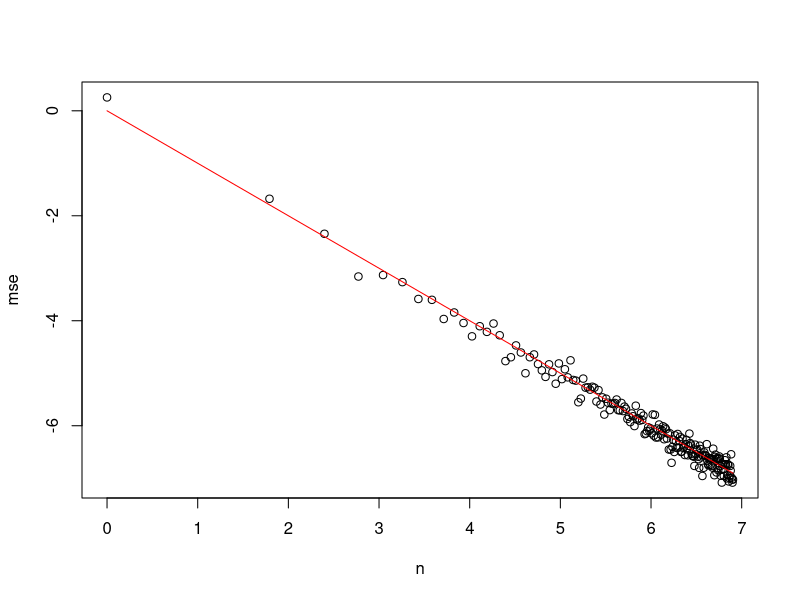
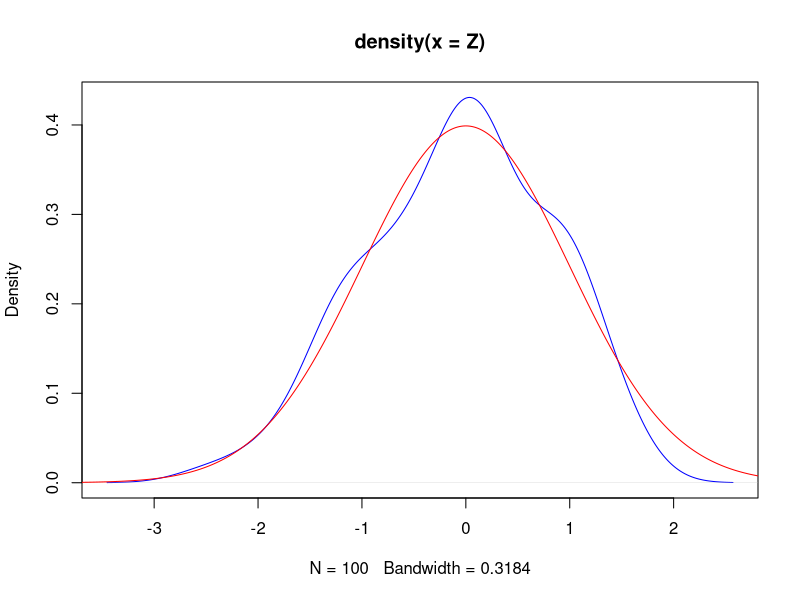

Recreate these plots in R, in order.
## ---- chunk 1
set.seed(12345)
## ---- chunk 2
## function to compute empirical mean square error 
mse <- function(n,sigma){
  mysample = rnorm(n = n, sd = sigma, mean = 1)
  return((mean(mysample)-1)^2)
}

emse <- function(n,sigma,B){
  return(mean(replicate(B,mse(n,sigma))))
}

## simulate and plot
sigma = 1
B = 100

ns = seq(1,1000,5)
results = replicate(length(ns),0)
theory = replicate(length(ns),0)

for(i in 1:length(ns)){
  results[i] = emse(ns[i],sigma,B)
  theory[i] = sigma^2/ns[i]
}

plot(log(ns), log(results), xlab = "n", ylab = "mse")
lines(log(ns),log(theory), col = "red")
## ---- chunk 3
n = 1000
sigma = 1
B = 100

## simulation
Z = replicate(B,sqrt(n)*(mean(rnorm(n,1,sigma)) - 1))

## theoretical standard normal
ns = seq(-10,10,0.01)
theory = replicate(length(ns),0)
for(i in 1:length(ns)){
  theory[i] = 1/sqrt(2*pi) * exp(-ns[i]^2 *0.5)
}

plot(density(Z,), col = "blue")
lines(ns,theory,col = "red")
